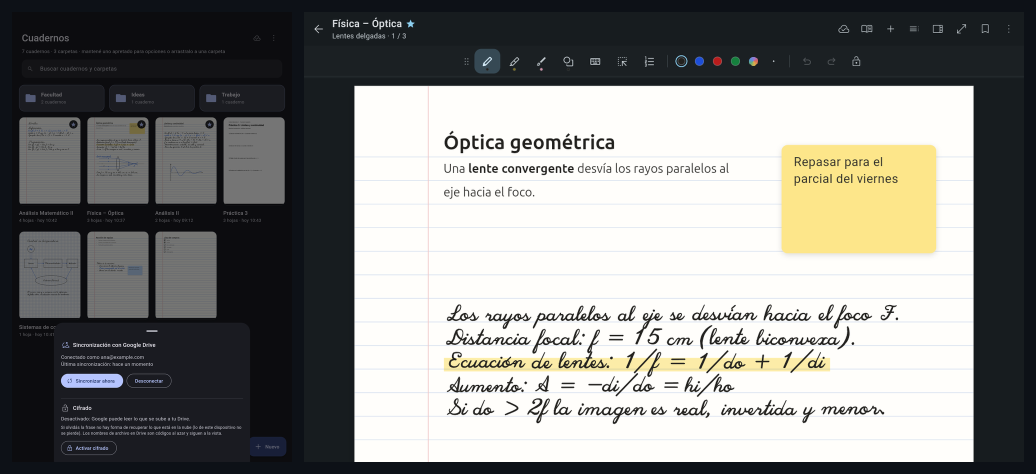
#> input picture docs/img/07_sync.png, 2072 x 948 px (shown at 1/2 size)
$ python compose_sync.py ../docs/img/07_sync.png ../docs/img/07_sync.png ../docs/img/07_sync.png
#> lines starting #> are read from the running program, lines starting #| are printed output that depends on the picture
#!/usr/bin/env python3
"""Arma docs/img/07_sync.png: la captura de la tablet (07a) a la izquierda y la de la ventana de PC (07b) a la derecha,
las dos a la misma altura, sobre fondo oscuro. Uso: python3 -I tool/compose_sync.py <07a.png> <07b.png> <salida.png>"""
import sys

from PIL import Image

BG = (13, 17, 23)  # #0d1117, el fondo de la 07_sync.png de siempre
MARGIN = 24        # margen exterior y separación entre las dos capturas
HEIGHT = 948       # alto total de la imagen


def fit(im, h):
    return im.resize((round(im.width * h / im.height), h), Image.LANCZOS)


def main(a_path, b_path, out_path):
#> called with a_path = '../docs/img/07_sync.png', b_path = '../docs/img/07_sync.png', out_path = '../docs/img/07_sync.png'
    h = HEIGHT - 2 * MARGIN
    a = fit(Image.open(a_path).convert('RGB'), h)
#> in fit, `return im.resize((round(im.width * h / im.height), h), Image.LANCZOS)`:
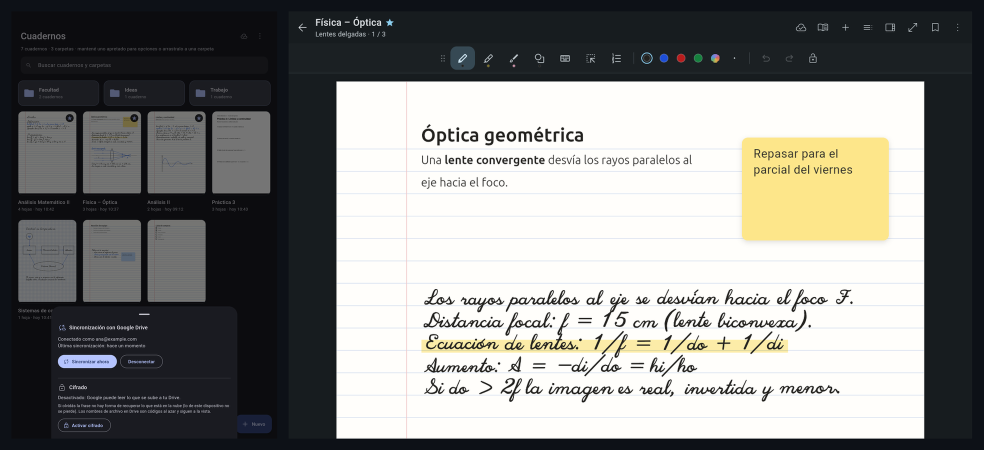
#> returned value: PIL image 1967x900 RGB (shown at 1/2 size); mean R, G, B 134.3, 134.6, 131.9
    b = fit(Image.open(b_path).convert('RGB'), h)
    canvas = Image.new('RGB', (3 * MARGIN + a.width + b.width, HEIGHT), BG)
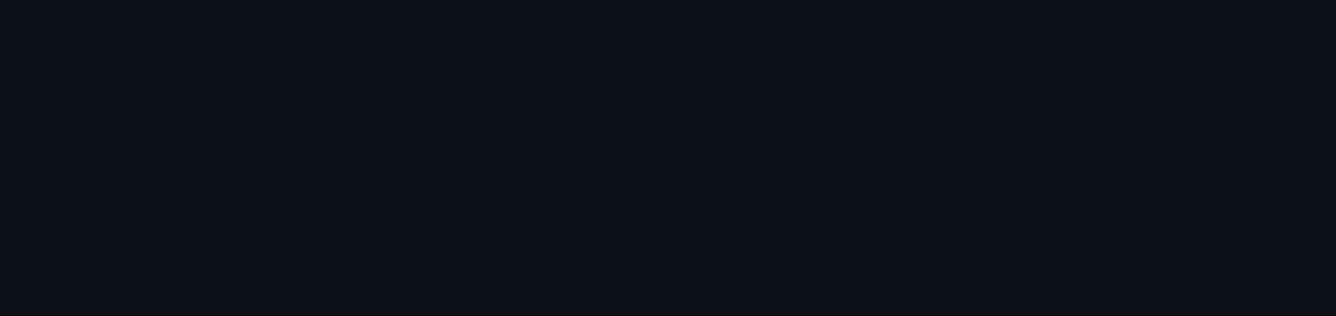
#> canvas: PIL image 4006x948 RGB (shown at 1/3 size); mean R, G, B 13, 17, 23
    canvas.paste(a, (MARGIN, MARGIN))
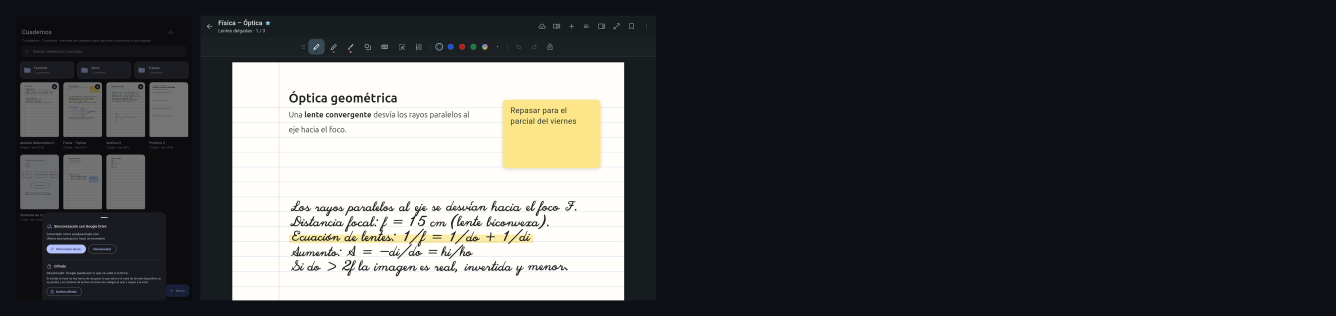
#> canvas: PIL image 4006x948 RGB (shown at 1/3 size); mean R, G, B 69.6, 71.8, 73.7
    canvas.paste(b, (2 * MARGIN + a.width, MARGIN))
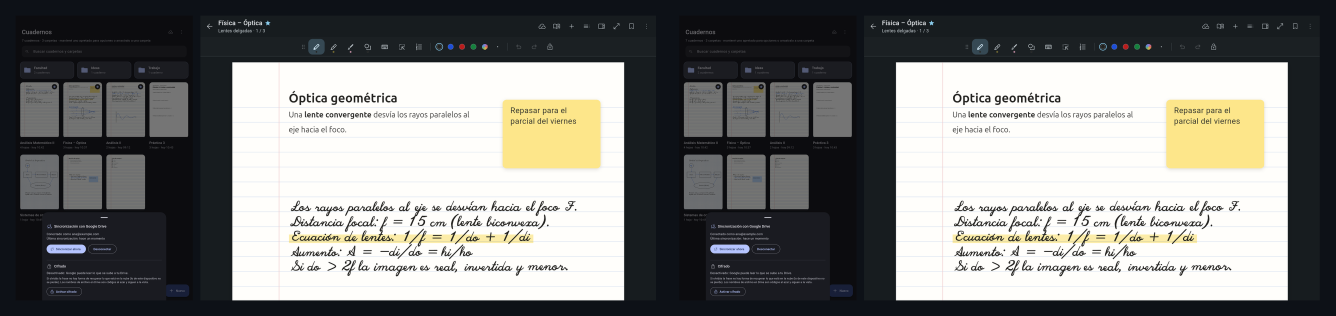
#> canvas: PIL image 4006x948 RGB (shown at 1/3 size); mean R, G, B 126.1, 126.6, 124.5
    canvas.save(out_path)
    print('Captura:', out_path, canvas.width, 'x', canvas.height)
#| Captura: ../docs/img/07_sync.png 4006 x 948


if __name__ == '__main__':
    if len(sys.argv) != 4:
        sys.exit(__doc__)
    main(*sys.argv[1:])

$ run again, with docs/img/01_cuaderno.png copied over docs/img/07_sync.png
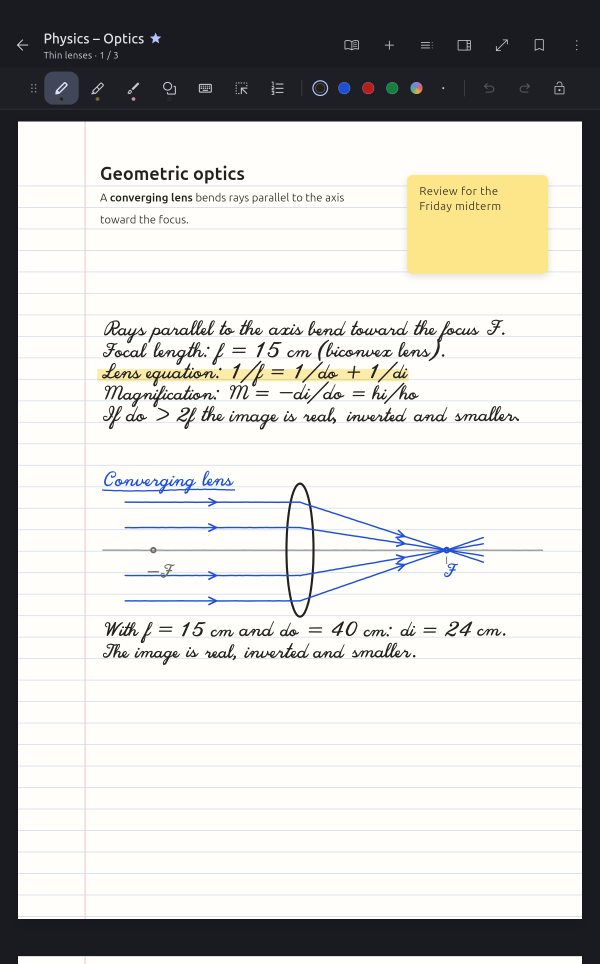
#> input picture docs/img/01_cuaderno.png, 1200 x 1928 px (shown at 1/2 size)
#> in main, `canvas.paste(a, (MARGIN, MARGIN))`:
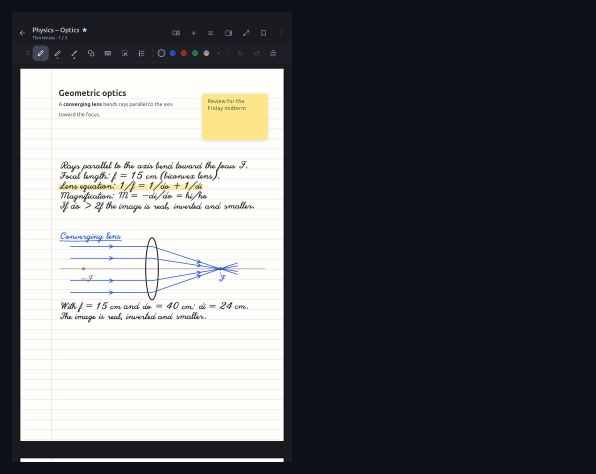
#> canvas: PIL image 1192x948 RGB (shown at 1/2 size); mean R, G, B 96.2, 98.2, 100.5
#> in main, `canvas.paste(b, (2 * MARGIN + a.width, MARGIN))`:
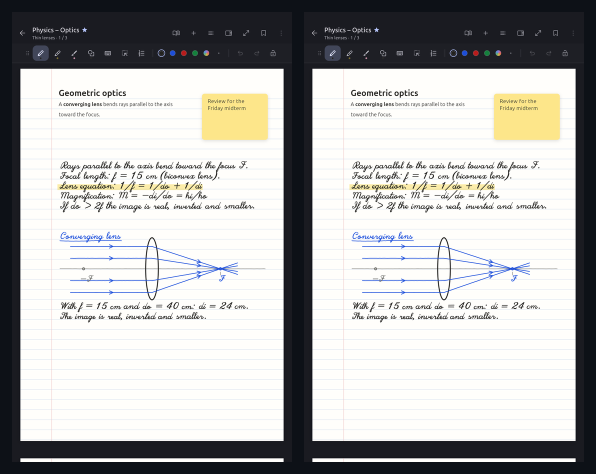
#> canvas: PIL image 1192x948 RGB (shown at 1/2 size); mean R, G, B 179.3, 179.3, 178.1
#| Captura: ../docs/img/07_sync.png 1192 x 948

$ run again, with docs/img/02_page_panel.png copied over docs/img/07_sync.png
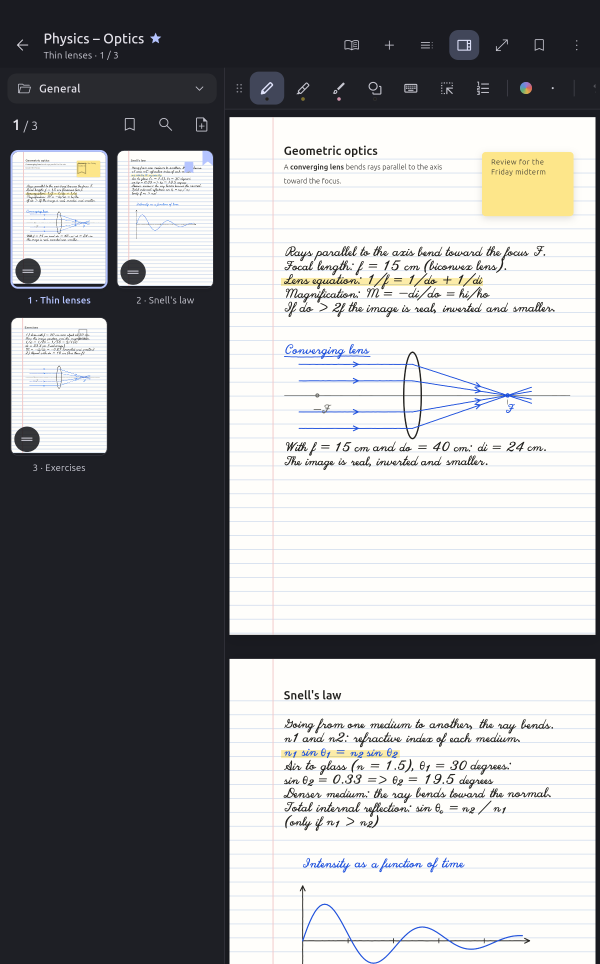
#> input picture docs/img/02_page_panel.png, 1200 x 1928 px (shown at 1/2 size)
#> in main, `canvas.paste(a, (MARGIN, MARGIN))`:
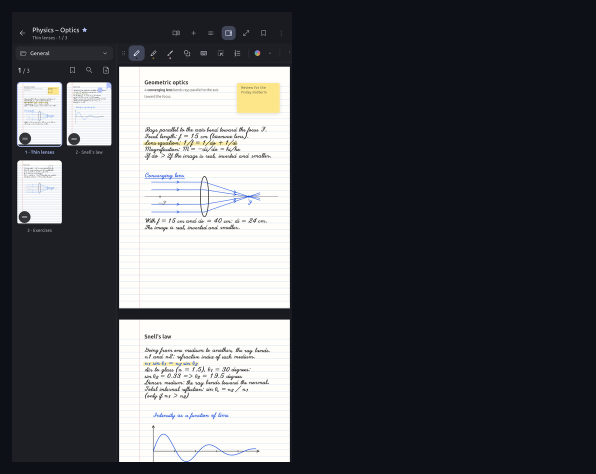
#> canvas: PIL image 1192x948 RGB (shown at 1/2 size); mean R, G, B 76.5, 78.8, 82.7
#> in main, `canvas.paste(b, (2 * MARGIN + a.width, MARGIN))`:
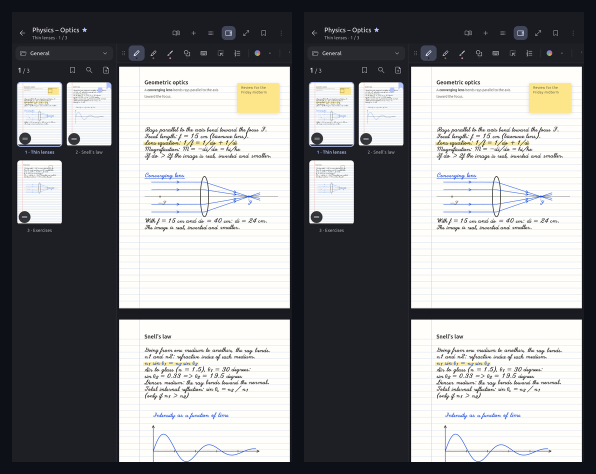
#> canvas: PIL image 1192x948 RGB (shown at 1/2 size); mean R, G, B 140, 140.7, 142.4
#| Captura: ../docs/img/07_sync.png 1192 x 948
